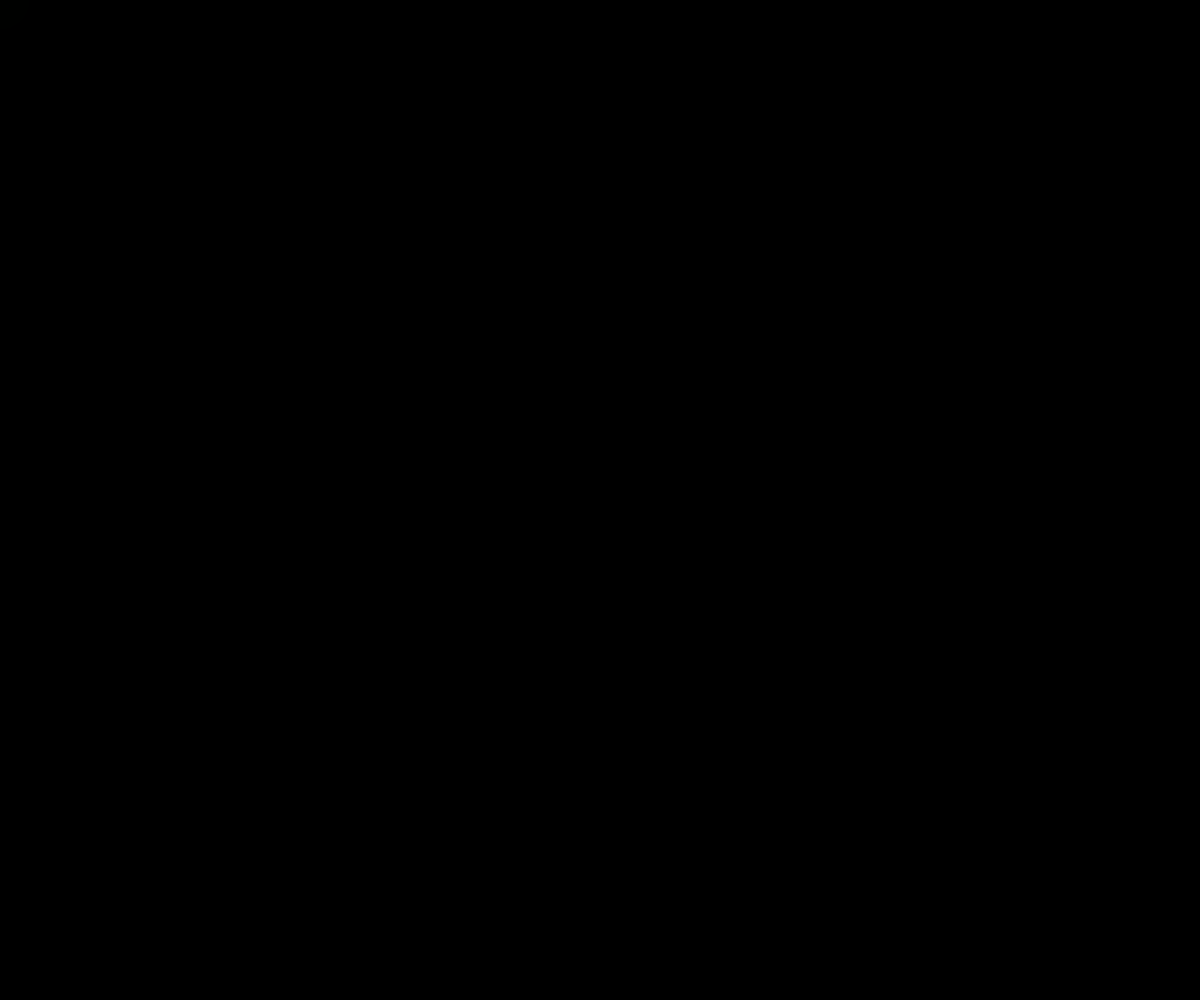
Frame 1 (no input)
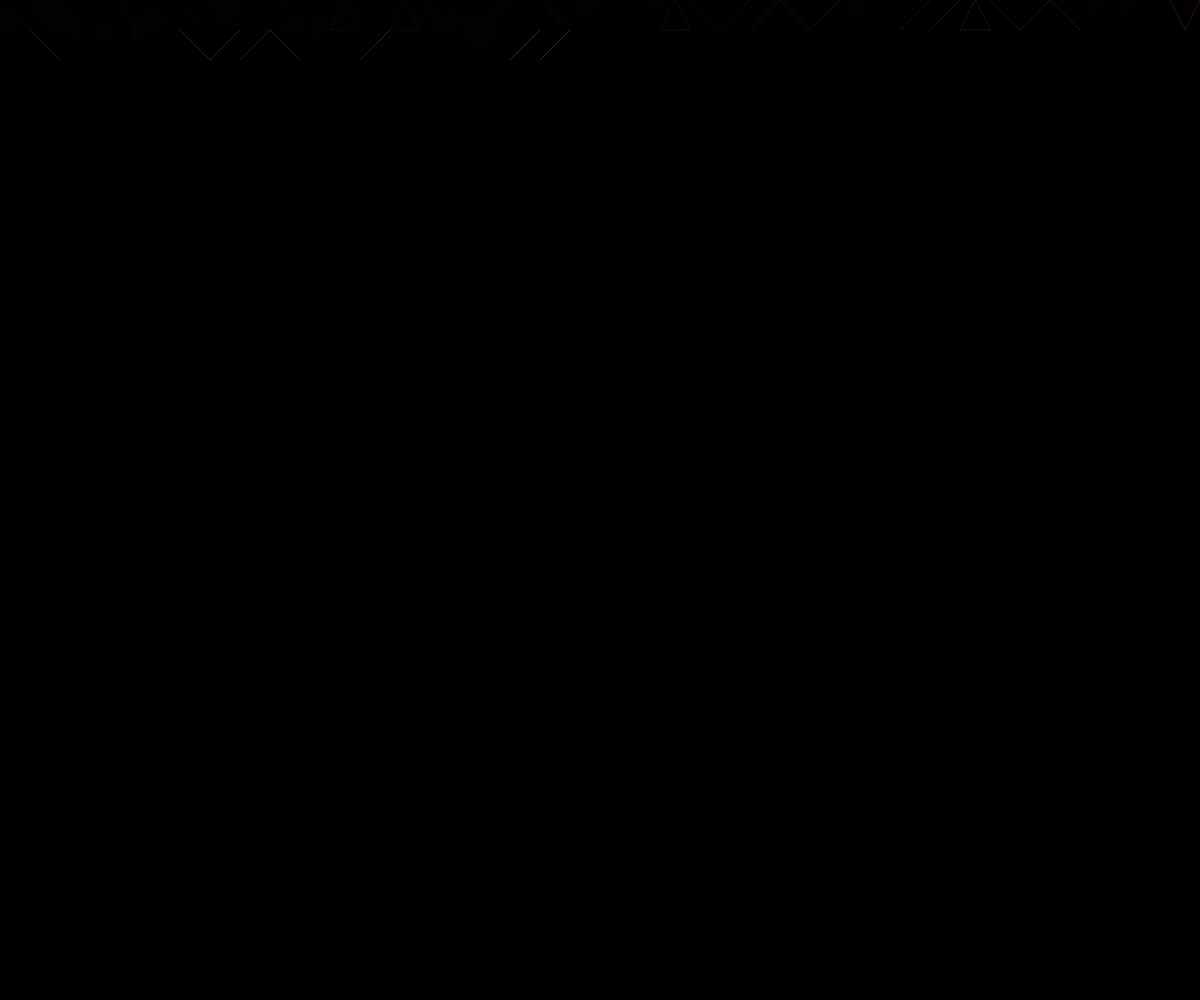
Frame 60 (no input)
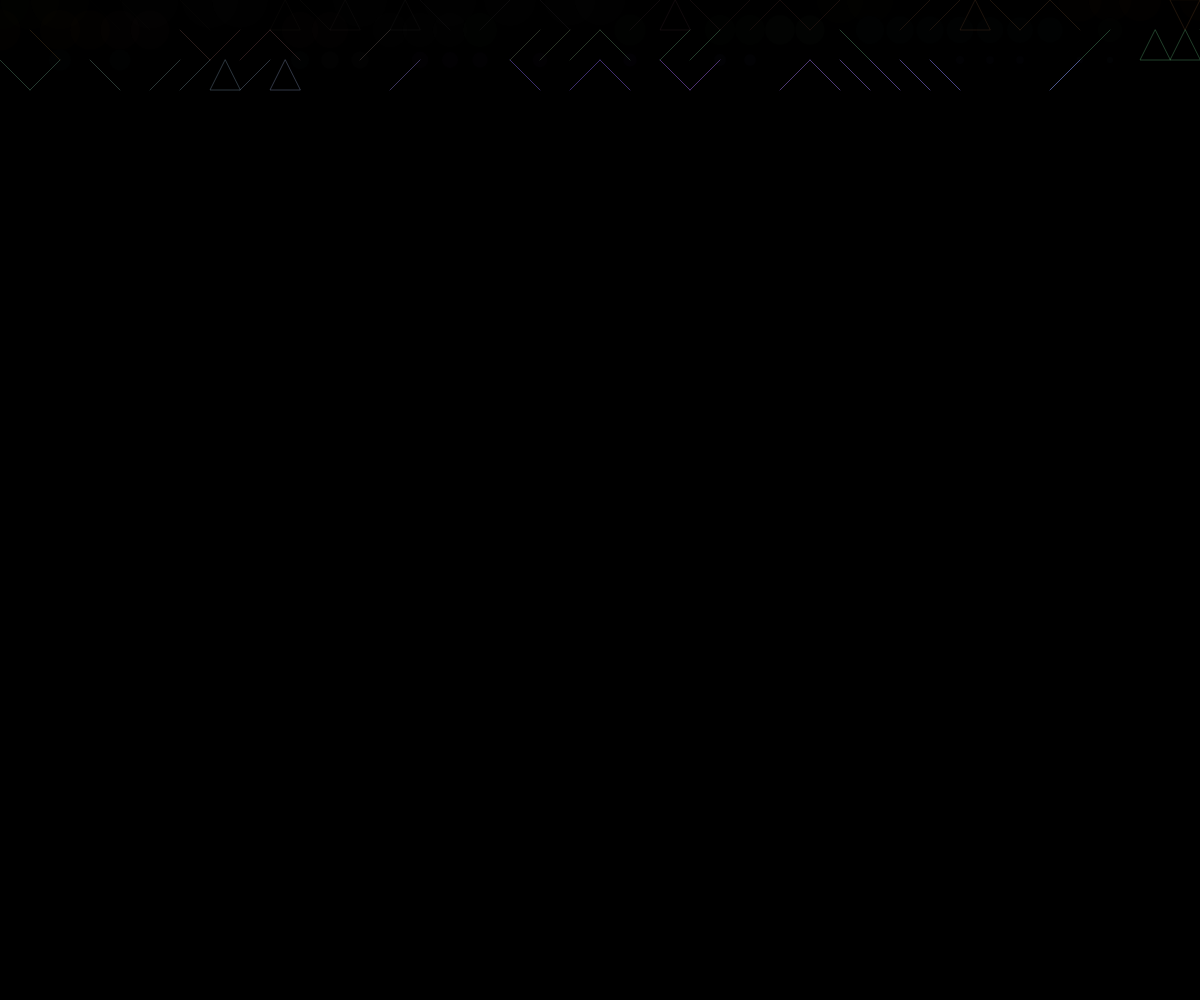
Frame 120 (the mouse pressed at the canvas centre since frame 60)

The p5.js sketch that drew these frames (run headless with seeded random() and noise() and a simulated clock; from frame 60 on, the mouse is pressed at the canvas centre):

// p5.js sketch
// ── sketch.js
// Prima variazione_10 print 0.1 by Mariangela Catucci [10print, color]
// 2021 © Mariangela @MariangelaCatucci, Daniele @Fupete and the course DS-2021 at DESIGN.unirsm 
// github.com/ds-2021-unirsm — github.com/fupete
// Educational purposes, MIT License, 2021, San Marino
// —

let x = 0;
let y = 0;
let space = 30;
let stroke_val = 1;
let maxDist = 0;
let print = true;

function setup() {
  createCanvas(windowWidth, windowHeight);
  background(0);
  noFill();
  maxDist = dist(0, 0, width / 2, height / 2);
  t = 0;
  strokeCap(ROUND);
}

function draw() {
  if (print) {
    disegna_forme();
  }
  t = t + 0.03;
}

function disegna_forme() {
  let r = 255 * noise(t + 10);
  let g = 255 * noise(t);
  let b = 255 * noise(t + 20);

  let d = dist(x, y, width / 2, height / 2);
  let stroke_val = map(d, 0, maxDist, 0.5, space / 3);

  strokeWeight(t * 0.2);

  stroke(r, g, b);
  translate(x, y);

  if (random(1) > 0.5) {
    if (random(1) > 0.8) {
      noFill();
      if (random(1) > 0.2) {
        triangle(space / 2, 0, 0, space, space, space);
      } else {
        triangle(0, 0, space / 2, space, space, 0);
      }
    } else {
      fill(r, g, b, t + 1.5);
      noStroke();
      let diametro = space * (2 - t/2);
      ellipse(0, 0, diametro);
    }
  } else {
    if (random(1) < 0.5) {
      line(0, 0, space, space);
    } else {
      line(space, 0, 0, space);
    }
  }

  x += space;
  if (x > width) {
    x = 0;
    y += space;
    if (y > height) {
      print = false;
    }
  }
}
